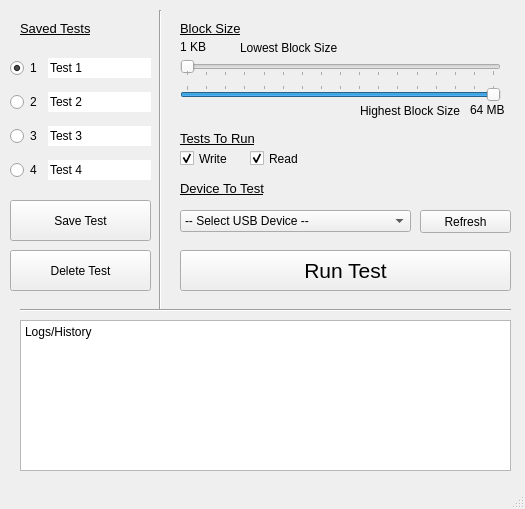
<?xml version="1.0" encoding="UTF-8"?>
<ui version="4.0">
 <class>MainWindow</class>
 <widget class="QMainWindow" name="MainWindow">
  <property name="geometry">
   <rect>
    <x>0</x>
    <y>0</y>
    <width>525</width>
    <height>509</height>
   </rect>
  </property>
  <property name="acceptDrops">
   <bool>false</bool>
  </property>
  <property name="windowTitle">
   <string>USB Benchmarking</string>
  </property>
  <property name="windowOpacity">
   <double>1.000000000000000</double>
  </property>
  <property name="autoFillBackground">
   <bool>false</bool>
  </property>
  <widget class="QWidget" name="centralwidget">
   <widget class="QWidget" name="gridLayoutWidget">
    <property name="geometry">
     <rect>
      <x>10</x>
      <y>50</y>
      <width>141</width>
      <height>141</height>
     </rect>
    </property>
    <layout class="QGridLayout" name="gridLayout_2">
     <item row="0" column="0">
      <widget class="QRadioButton" name="radioButton_1">
       <property name="text">
        <string>1</string>
       </property>
       <property name="checked">
        <bool>true</bool>
       </property>
      </widget>
     </item>
     <item row="1" column="0">
      <widget class="QRadioButton" name="radioButton_2">
       <property name="text">
        <string>2</string>
       </property>
      </widget>
     </item>
     <item row="3" column="0">
      <widget class="QRadioButton" name="radioButton_4">
       <property name="text">
        <string>4</string>
       </property>
      </widget>
     </item>
     <item row="2" column="0">
      <widget class="QRadioButton" name="radioButton_3">
       <property name="text">
        <string>3</string>
       </property>
      </widget>
     </item>
     <item row="0" column="1">
      <widget class="QLineEdit" name="lineEdit_1">
       <property name="sizePolicy">
        <sizepolicy hsizetype="Fixed" vsizetype="Fixed">
         <horstretch>0</horstretch>
         <verstretch>0</verstretch>
        </sizepolicy>
       </property>
       <property name="text">
        <string>Test 1</string>
       </property>
       <property name="maxLength">
        <number>50</number>
       </property>
       <property name="frame">
        <bool>false</bool>
       </property>
       <property name="echoMode">
        <enum>QLineEdit::Normal</enum>
       </property>
       <property name="placeholderText">
        <string>Test 1</string>
       </property>
       <property name="clearButtonEnabled">
        <bool>false</bool>
       </property>
      </widget>
     </item>
     <item row="1" column="1">
      <widget class="QLineEdit" name="lineEdit_2">
       <property name="sizePolicy">
        <sizepolicy hsizetype="Fixed" vsizetype="Fixed">
         <horstretch>0</horstretch>
         <verstretch>0</verstretch>
        </sizepolicy>
       </property>
       <property name="text">
        <string>Test 2</string>
       </property>
       <property name="maxLength">
        <number>50</number>
       </property>
       <property name="frame">
        <bool>false</bool>
       </property>
       <property name="echoMode">
        <enum>QLineEdit::Normal</enum>
       </property>
       <property name="placeholderText">
        <string>Test 2</string>
       </property>
       <property name="clearButtonEnabled">
        <bool>false</bool>
       </property>
      </widget>
     </item>
     <item row="3" column="1">
      <widget class="QLineEdit" name="lineEdit_4">
       <property name="sizePolicy">
        <sizepolicy hsizetype="Fixed" vsizetype="Fixed">
         <horstretch>0</horstretch>
         <verstretch>0</verstretch>
        </sizepolicy>
       </property>
       <property name="text">
        <string>Test 4</string>
       </property>
       <property name="maxLength">
        <number>50</number>
       </property>
       <property name="frame">
        <bool>false</bool>
       </property>
       <property name="echoMode">
        <enum>QLineEdit::Normal</enum>
       </property>
       <property name="placeholderText">
        <string>Test 4</string>
       </property>
       <property name="clearButtonEnabled">
        <bool>false</bool>
       </property>
      </widget>
     </item>
     <item row="2" column="1">
      <widget class="QLineEdit" name="lineEdit_3">
       <property name="sizePolicy">
        <sizepolicy hsizetype="Fixed" vsizetype="Fixed">
         <horstretch>0</horstretch>
         <verstretch>0</verstretch>
        </sizepolicy>
       </property>
       <property name="text">
        <string>Test 3</string>
       </property>
       <property name="maxLength">
        <number>50</number>
       </property>
       <property name="frame">
        <bool>false</bool>
       </property>
       <property name="echoMode">
        <enum>QLineEdit::Normal</enum>
       </property>
       <property name="placeholderText">
        <string>Test 3</string>
       </property>
       <property name="clearButtonEnabled">
        <bool>false</bool>
       </property>
      </widget>
     </item>
    </layout>
   </widget>
   <widget class="QLabel" name="label">
    <property name="geometry">
     <rect>
      <x>20</x>
      <y>20</y>
      <width>111</width>
      <height>16</height>
     </rect>
    </property>
    <property name="font">
     <font>
      <pointsize>10</pointsize>
      <underline>true</underline>
     </font>
    </property>
    <property name="text">
     <string>Saved Tests</string>
    </property>
   </widget>
   <widget class="QLabel" name="label_2">
    <property name="geometry">
     <rect>
      <x>180</x>
      <y>20</y>
      <width>81</width>
      <height>16</height>
     </rect>
    </property>
    <property name="font">
     <font>
      <pointsize>10</pointsize>
      <underline>true</underline>
     </font>
    </property>
    <property name="text">
     <string>Block Size</string>
    </property>
   </widget>
   <widget class="QSlider" name="horizontalSlider">
    <property name="enabled">
     <bool>true</bool>
    </property>
    <property name="geometry">
     <rect>
      <x>180</x>
      <y>50</y>
      <width>321</width>
      <height>41</height>
     </rect>
    </property>
    <property name="mouseTracking">
     <bool>false</bool>
    </property>
    <property name="styleSheet">
     <string notr="true">color: rgb(255, 255, 0);
selection-color: rgb(85, 85, 255);
gridline-color: rgb(170, 255, 0);
border-color: rgb(170, 0, 0);</string>
    </property>
    <property name="maximum">
     <number>16</number>
    </property>
    <property name="pageStep">
     <number>1</number>
    </property>
    <property name="value">
     <number>0</number>
    </property>
    <property name="orientation">
     <enum>Qt::Horizontal</enum>
    </property>
    <property name="invertedAppearance">
     <bool>false</bool>
    </property>
    <property name="invertedControls">
     <bool>false</bool>
    </property>
    <property name="tickPosition">
     <enum>QSlider::TicksBelow</enum>
    </property>
    <property name="tickInterval">
     <number>1</number>
    </property>
   </widget>
   <widget class="QCheckBox" name="readCheckBox">
    <property name="geometry">
     <rect>
      <x>250</x>
      <y>150</y>
      <width>70</width>
      <height>17</height>
     </rect>
    </property>
    <property name="text">
     <string>Read</string>
    </property>
    <property name="checked">
     <bool>true</bool>
    </property>
   </widget>
   <widget class="QCheckBox" name="writeCheckBox">
    <property name="geometry">
     <rect>
      <x>180</x>
      <y>150</y>
      <width>70</width>
      <height>17</height>
     </rect>
    </property>
    <property name="text">
     <string>Write</string>
    </property>
    <property name="checked">
     <bool>true</bool>
    </property>
   </widget>
   <widget class="QLabel" name="sliderLabelMin">
    <property name="geometry">
     <rect>
      <x>180</x>
      <y>40</y>
      <width>47</width>
      <height>13</height>
     </rect>
    </property>
    <property name="contextMenuPolicy">
     <enum>Qt::NoContextMenu</enum>
    </property>
    <property name="frameShadow">
     <enum>QFrame::Plain</enum>
    </property>
    <property name="lineWidth">
     <number>1</number>
    </property>
    <property name="text">
     <string>1 KB</string>
    </property>
   </widget>
   <widget class="QPlainTextEdit" name="log">
    <property name="geometry">
     <rect>
      <x>20</x>
      <y>320</y>
      <width>491</width>
      <height>151</height>
     </rect>
    </property>
    <property name="plainText">
     <string>Logs/History
</string>
    </property>
   </widget>
   <widget class="QPushButton" name="runButton">
    <property name="geometry">
     <rect>
      <x>180</x>
      <y>250</y>
      <width>331</width>
      <height>41</height>
     </rect>
    </property>
    <property name="font">
     <font>
      <pointsize>16</pointsize>
     </font>
    </property>
    <property name="text">
     <string>Run Test</string>
    </property>
   </widget>
   <widget class="QPushButton" name="saveButton">
    <property name="geometry">
     <rect>
      <x>10</x>
      <y>200</y>
      <width>141</width>
      <height>41</height>
     </rect>
    </property>
    <property name="text">
     <string>Save Test</string>
    </property>
   </widget>
   <widget class="QPushButton" name="deleteButton">
    <property name="geometry">
     <rect>
      <x>10</x>
      <y>250</y>
      <width>141</width>
      <height>41</height>
     </rect>
    </property>
    <property name="text">
     <string>Delete Test</string>
    </property>
   </widget>
   <widget class="Line" name="line">
    <property name="geometry">
     <rect>
      <x>150</x>
      <y>10</y>
      <width>20</width>
      <height>301</height>
     </rect>
    </property>
    <property name="orientation">
     <enum>Qt::Vertical</enum>
    </property>
   </widget>
   <widget class="QComboBox" name="comboBox">
    <property name="geometry">
     <rect>
      <x>180</x>
      <y>210</y>
      <width>231</width>
      <height>22</height>
     </rect>
    </property>
    <item>
     <property name="text">
      <string>-- Select USB Device --</string>
     </property>
    </item>
    <item>
     <property name="text">
      <string/>
     </property>
    </item>
   </widget>
   <widget class="QSlider" name="horizontalSlider_2">
    <property name="enabled">
     <bool>true</bool>
    </property>
    <property name="geometry">
     <rect>
      <x>180</x>
      <y>70</y>
      <width>321</width>
      <height>41</height>
     </rect>
    </property>
    <property name="mouseTracking">
     <bool>false</bool>
    </property>
    <property name="maximum">
     <number>16</number>
    </property>
    <property name="pageStep">
     <number>1</number>
    </property>
    <property name="value">
     <number>16</number>
    </property>
    <property name="orientation">
     <enum>Qt::Horizontal</enum>
    </property>
    <property name="invertedAppearance">
     <bool>false</bool>
    </property>
    <property name="invertedControls">
     <bool>false</bool>
    </property>
    <property name="tickPosition">
     <enum>QSlider::TicksAbove</enum>
    </property>
    <property name="tickInterval">
     <number>1</number>
    </property>
   </widget>
   <widget class="QLabel" name="sliderLabelMax">
    <property name="geometry">
     <rect>
      <x>470</x>
      <y>100</y>
      <width>51</width>
      <height>20</height>
     </rect>
    </property>
    <property name="contextMenuPolicy">
     <enum>Qt::DefaultContextMenu</enum>
    </property>
    <property name="frameShadow">
     <enum>QFrame::Plain</enum>
    </property>
    <property name="lineWidth">
     <number>1</number>
    </property>
    <property name="text">
     <string>64 MB</string>
    </property>
   </widget>
   <widget class="QPushButton" name="refresh">
    <property name="geometry">
     <rect>
      <x>420</x>
      <y>210</y>
      <width>91</width>
      <height>23</height>
     </rect>
    </property>
    <property name="text">
     <string>Refresh</string>
    </property>
   </widget>
   <widget class="QLabel" name="label_5">
    <property name="geometry">
     <rect>
      <x>240</x>
      <y>40</y>
      <width>101</width>
      <height>16</height>
     </rect>
    </property>
    <property name="text">
     <string>Lowest Block Size</string>
    </property>
   </widget>
   <widget class="QLabel" name="label_7">
    <property name="geometry">
     <rect>
      <x>360</x>
      <y>100</y>
      <width>101</width>
      <height>21</height>
     </rect>
    </property>
    <property name="text">
     <string>Highest Block Size</string>
    </property>
   </widget>
   <widget class="QLabel" name="label_3">
    <property name="geometry">
     <rect>
      <x>180</x>
      <y>130</y>
      <width>121</width>
      <height>16</height>
     </rect>
    </property>
    <property name="font">
     <font>
      <pointsize>10</pointsize>
      <underline>true</underline>
     </font>
    </property>
    <property name="text">
     <string>Tests To Run</string>
    </property>
   </widget>
   <widget class="QLabel" name="label_9">
    <property name="geometry">
     <rect>
      <x>180</x>
      <y>180</y>
      <width>151</width>
      <height>16</height>
     </rect>
    </property>
    <property name="font">
     <font>
      <pointsize>10</pointsize>
      <underline>true</underline>
     </font>
    </property>
    <property name="text">
     <string>Device To Test</string>
    </property>
   </widget>
   <widget class="Line" name="line_2">
    <property name="geometry">
     <rect>
      <x>20</x>
      <y>300</y>
      <width>491</width>
      <height>20</height>
     </rect>
    </property>
    <property name="orientation">
     <enum>Qt::Horizontal</enum>
    </property>
   </widget>
  </widget>
  <widget class="QMenuBar" name="menubar">
   <property name="geometry">
    <rect>
     <x>0</x>
     <y>0</y>
     <width>525</width>
     <height>21</height>
    </rect>
   </property>
  </widget>
  <widget class="QStatusBar" name="statusbar"/>
 </widget>
 <resources/>
 <connections/>
</ui>
